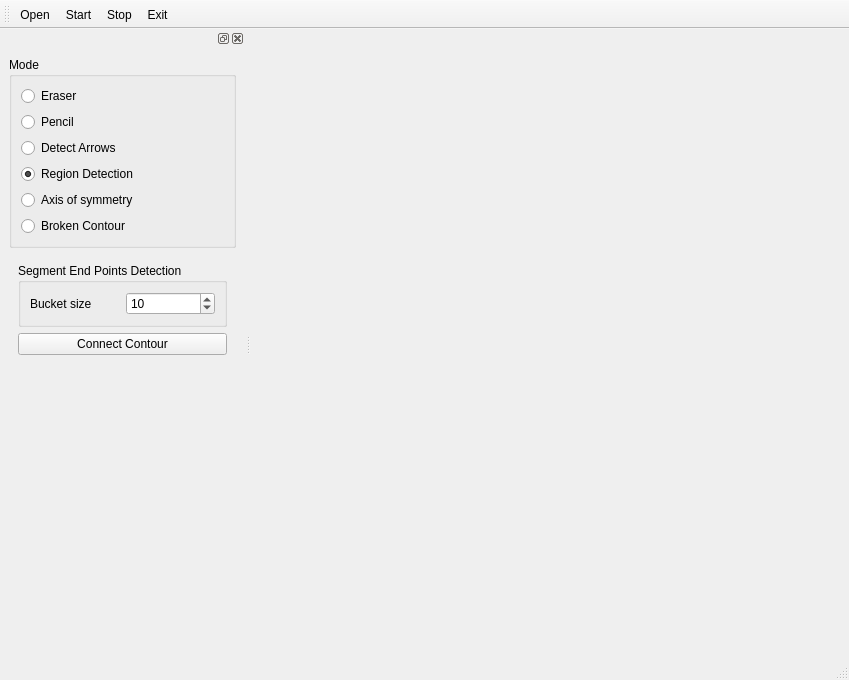
<?xml version="1.0" encoding="UTF-8"?>
<ui version="4.0">
 <class>MainWindow</class>
 <widget class="QMainWindow" name="MainWindow">
  <property name="geometry">
   <rect>
    <x>0</x>
    <y>0</y>
    <width>849</width>
    <height>680</height>
   </rect>
  </property>
  <property name="windowTitle">
   <string>Paint by numbers levelset</string>
  </property>
  <widget class="QWidget" name="centralwidget">
   <layout class="QHBoxLayout" name="horizontalLayout">
    <item>
     <widget class="QVTKWidget" name="qvtkWidget" native="true"/>
    </item>
   </layout>
  </widget>
  <widget class="QMenuBar" name="menubar">
   <property name="geometry">
    <rect>
     <x>0</x>
     <y>0</y>
     <width>849</width>
     <height>19</height>
    </rect>
   </property>
  </widget>
  <widget class="QStatusBar" name="statusbar"/>
  <widget class="QDockWidget" name="dockWidget">
   <attribute name="dockWidgetArea">
    <number>1</number>
   </attribute>
   <widget class="QWidget" name="dockWidgetContents">
    <layout class="QVBoxLayout" name="verticalLayout_4">
     <item>
      <widget class="QGroupBox" name="modeGroupBox">
       <property name="title">
        <string>Mode</string>
       </property>
       <layout class="QVBoxLayout" name="verticalLayout">
        <item>
         <widget class="QRadioButton" name="eraserRadioBox">
          <property name="text">
           <string>Eraser</string>
          </property>
         </widget>
        </item>
        <item>
         <widget class="QRadioButton" name="pencilRadioBox">
          <property name="text">
           <string>Pencil</string>
          </property>
         </widget>
        </item>
        <item>
         <widget class="QRadioButton" name="arrowRadioBox">
          <property name="text">
           <string>Detect Arrows</string>
          </property>
         </widget>
        </item>
        <item>
         <widget class="QRadioButton" name="regionRadioBox">
          <property name="text">
           <string>Region Detection</string>
          </property>
          <property name="checked">
           <bool>true</bool>
          </property>
         </widget>
        </item>
        <item>
         <widget class="QRadioButton" name="symmetryRadioButton">
          <property name="text">
           <string>Axis of symmetry</string>
          </property>
         </widget>
        </item>
        <item>
         <widget class="QRadioButton" name="brokenContourRadioBox">
          <property name="text">
           <string>Broken Contour</string>
          </property>
         </widget>
        </item>
       </layout>
      </widget>
     </item>
     <item>
      <widget class="QStackedWidget" name="stackedWidget">
       <property name="currentIndex">
        <number>2</number>
       </property>
       <widget class="QWidget" name="page">
        <layout class="QVBoxLayout" name="verticalLayout_2">
         <item>
          <widget class="QGroupBox" name="groupBox_2">
           <property name="title">
            <string>Region Options</string>
           </property>
           <layout class="QFormLayout" name="formLayout">
            <item row="1" column="1">
             <widget class="QLineEdit" name="regionLabelLineEdit"/>
            </item>
            <item row="2" column="0">
             <widget class="QLabel" name="label_2">
              <property name="text">
               <string>color</string>
              </property>
             </widget>
            </item>
            <item row="2" column="1">
             <widget class="QPushButton" name="colorPushButton">
              <property name="text">
               <string/>
              </property>
             </widget>
            </item>
            <item row="1" column="0">
             <widget class="QLabel" name="label">
              <property name="text">
               <string>Region Label</string>
              </property>
             </widget>
            </item>
           </layout>
          </widget>
         </item>
         <item>
          <widget class="QGroupBox" name="groupBox_4">
           <property name="title">
            <string>Geodesic Active Contour Options</string>
           </property>
           <layout class="QFormLayout" name="formLayout_2">
            <item row="1" column="0">
             <widget class="QLabel" name="label_3">
              <property name="text">
               <string>Max Iterations</string>
              </property>
             </widget>
            </item>
            <item row="1" column="1">
             <widget class="QSpinBox" name="gacMaxIterationSpinBox">
              <property name="minimum">
               <number>1</number>
              </property>
              <property name="maximum">
               <number>1000000</number>
              </property>
              <property name="value">
               <number>10000</number>
              </property>
             </widget>
            </item>
            <item row="2" column="0">
             <widget class="QLabel" name="label_4">
              <property name="text">
               <string>Max RMS Error</string>
              </property>
             </widget>
            </item>
            <item row="2" column="1">
             <widget class="QDoubleSpinBox" name="gacMaxRMSErrorSpinBox">
              <property name="decimals">
               <number>5</number>
              </property>
              <property name="maximum">
               <double>1.000000000000000</double>
              </property>
              <property name="singleStep">
               <double>0.010000000000000</double>
              </property>
              <property name="value">
               <double>0.010000000000000</double>
              </property>
             </widget>
            </item>
            <item row="0" column="0">
             <widget class="QLabel" name="label_5">
              <property name="text">
               <string>Prop. Scaling</string>
              </property>
             </widget>
            </item>
            <item row="0" column="1">
             <widget class="QDoubleSpinBox" name="gacPropScalingSpinBox">
              <property name="minimum">
               <double>-100.000000000000000</double>
              </property>
              <property name="maximum">
               <double>100.000000000000000</double>
              </property>
              <property name="singleStep">
               <double>0.100000000000000</double>
              </property>
              <property name="value">
               <double>2.000000000000000</double>
              </property>
             </widget>
            </item>
           </layout>
          </widget>
         </item>
         <item>
          <widget class="QGroupBox" name="groupBox_5">
           <property name="title">
            <string>Sigmoid Options</string>
           </property>
           <layout class="QFormLayout" name="formLayout_3">
            <item row="0" column="0">
             <widget class="QLabel" name="label_6">
              <property name="text">
               <string>Alpha</string>
              </property>
             </widget>
            </item>
            <item row="0" column="1">
             <widget class="QDoubleSpinBox" name="sigmoidAlphaSpinBox">
              <property name="minimum">
               <double>-100.000000000000000</double>
              </property>
              <property name="maximum">
               <double>100.000000000000000</double>
              </property>
              <property name="singleStep">
               <double>0.100000000000000</double>
              </property>
              <property name="value">
               <double>-0.500000000000000</double>
              </property>
             </widget>
            </item>
            <item row="1" column="0">
             <widget class="QLabel" name="label_7">
              <property name="text">
               <string>Beta</string>
              </property>
             </widget>
            </item>
            <item row="1" column="1">
             <widget class="QDoubleSpinBox" name="sigmoidBetaSpinBox">
              <property name="minimum">
               <double>-100.000000000000000</double>
              </property>
              <property name="maximum">
               <double>100.000000000000000</double>
              </property>
              <property name="singleStep">
               <double>0.100000000000000</double>
              </property>
              <property name="value">
               <double>3.000000000000000</double>
              </property>
             </widget>
            </item>
           </layout>
          </widget>
         </item>
         <item>
          <widget class="QPushButton" name="applyLSButton">
           <property name="text">
            <string>A&amp;pply</string>
           </property>
          </widget>
         </item>
        </layout>
       </widget>
       <widget class="QWidget" name="page_2">
        <layout class="QVBoxLayout" name="verticalLayout_3">
         <item>
          <widget class="QGroupBox" name="groupBox_3">
           <property name="title">
            <string>Vesselness Options</string>
           </property>
           <layout class="QFormLayout" name="formLayout_4">
            <item row="0" column="0">
             <widget class="QLabel" name="label_8">
              <property name="text">
               <string>Min Sigma</string>
              </property>
             </widget>
            </item>
            <item row="0" column="1">
             <widget class="QDoubleSpinBox" name="vesselnessSigmaMinSpinBox">
              <property name="singleStep">
               <double>0.100000000000000</double>
              </property>
              <property name="value">
               <double>1.000000000000000</double>
              </property>
             </widget>
            </item>
            <item row="1" column="0">
             <widget class="QLabel" name="label_9">
              <property name="text">
               <string>Max Sigma</string>
              </property>
             </widget>
            </item>
            <item row="1" column="1">
             <widget class="QDoubleSpinBox" name="vesselnessSigmaMaxSpinBox">
              <property name="singleStep">
               <double>0.100000000000000</double>
              </property>
              <property name="value">
               <double>3.000000000000000</double>
              </property>
             </widget>
            </item>
            <item row="2" column="0">
             <widget class="QLabel" name="label_10">
              <property name="text">
               <string>Steps</string>
              </property>
             </widget>
            </item>
            <item row="2" column="1">
             <widget class="QSpinBox" name="vesselnessStepsSpinBox">
              <property name="maximum">
               <number>100</number>
              </property>
              <property name="value">
               <number>5</number>
              </property>
             </widget>
            </item>
           </layout>
          </widget>
         </item>
         <item>
          <widget class="QGroupBox" name="groupBox">
           <property name="title">
            <string>Minimal Path Options</string>
           </property>
           <layout class="QFormLayout" name="formLayout_5">
            <item row="0" column="0">
             <widget class="QLabel" name="label_11">
              <property name="text">
               <string>Termination Value</string>
              </property>
             </widget>
            </item>
            <item row="0" column="1">
             <widget class="QDoubleSpinBox" name="mpTerminationValueSpinBox">
              <property name="decimals">
               <number>4</number>
              </property>
              <property name="singleStep">
               <double>0.100000000000000</double>
              </property>
              <property name="value">
               <double>0.025000000000000</double>
              </property>
             </widget>
            </item>
            <item row="1" column="0">
             <widget class="QLabel" name="label_12">
              <property name="text">
               <string>Step Length Factor</string>
              </property>
             </widget>
            </item>
            <item row="1" column="1">
             <widget class="QDoubleSpinBox" name="mpStepLengthFactorSpinBox">
              <property name="decimals">
               <number>4</number>
              </property>
              <property name="singleStep">
               <double>0.100000000000000</double>
              </property>
              <property name="value">
               <double>1.000000000000000</double>
              </property>
             </widget>
            </item>
            <item row="2" column="0">
             <widget class="QLabel" name="label_13">
              <property name="text">
               <string>Step Length Relax</string>
              </property>
             </widget>
            </item>
            <item row="2" column="1">
             <widget class="QDoubleSpinBox" name="mpStepLengthRelaxSpinBox">
              <property name="decimals">
               <number>4</number>
              </property>
              <property name="singleStep">
               <double>0.100000000000000</double>
              </property>
              <property name="value">
               <double>0.999000000000000</double>
              </property>
             </widget>
            </item>
           </layout>
          </widget>
         </item>
         <item>
          <widget class="QPushButton" name="detectArrowButton">
           <property name="text">
            <string>Detect Arrow</string>
           </property>
          </widget>
         </item>
         <item>
          <spacer name="verticalSpacer_2">
           <property name="orientation">
            <enum>Qt::Vertical</enum>
           </property>
           <property name="sizeHint" stdset="0">
            <size>
             <width>20</width>
             <height>193</height>
            </size>
           </property>
          </spacer>
         </item>
        </layout>
       </widget>
       <widget class="QWidget" name="page_3">
        <layout class="QVBoxLayout" name="verticalLayout_6">
         <item>
          <widget class="QGroupBox" name="groupBox_6">
           <property name="title">
            <string>Segment End Points Detection</string>
           </property>
           <layout class="QVBoxLayout" name="verticalLayout_5">
            <item>
             <layout class="QHBoxLayout" name="horizontalLayout_2">
              <item>
               <widget class="QLabel" name="label_14">
                <property name="text">
                 <string>Bucket size</string>
                </property>
               </widget>
              </item>
              <item>
               <widget class="QSpinBox" name="bucketsizeSpinBox">
                <property name="minimum">
                 <number>1</number>
                </property>
                <property name="maximum">
                 <number>1000</number>
                </property>
                <property name="value">
                 <number>10</number>
                </property>
               </widget>
              </item>
             </layout>
            </item>
           </layout>
          </widget>
         </item>
         <item>
          <widget class="QPushButton" name="connectContourButton">
           <property name="text">
            <string>Connect Contour</string>
           </property>
          </widget>
         </item>
         <item>
          <spacer name="verticalSpacer_3">
           <property name="orientation">
            <enum>Qt::Vertical</enum>
           </property>
           <property name="sizeHint" stdset="0">
            <size>
             <width>20</width>
             <height>249</height>
            </size>
           </property>
          </spacer>
         </item>
        </layout>
       </widget>
      </widget>
     </item>
     <item>
      <spacer name="verticalSpacer">
       <property name="orientation">
        <enum>Qt::Vertical</enum>
       </property>
       <property name="sizeHint" stdset="0">
        <size>
         <width>20</width>
         <height>40</height>
        </size>
       </property>
      </spacer>
     </item>
    </layout>
   </widget>
  </widget>
  <widget class="QToolBar" name="toolBar">
   <property name="windowTitle">
    <string>toolBar</string>
   </property>
   <attribute name="toolBarArea">
    <enum>TopToolBarArea</enum>
   </attribute>
   <attribute name="toolBarBreak">
    <bool>false</bool>
   </attribute>
   <addaction name="actionOpen"/>
   <addaction name="actionStart"/>
   <addaction name="actionStop"/>
   <addaction name="actionExit"/>
  </widget>
  <action name="actionStart">
   <property name="text">
    <string>S&amp;tart</string>
   </property>
  </action>
  <action name="actionStop">
   <property name="text">
    <string>St&amp;op</string>
   </property>
  </action>
  <action name="actionExit">
   <property name="text">
    <string>E&amp;xit</string>
   </property>
  </action>
  <action name="actionOpen">
   <property name="text">
    <string>&amp;Open</string>
   </property>
  </action>
 </widget>
 <customwidgets>
  <customwidget>
   <class>QVTKWidget</class>
   <extends>QWidget</extends>
   <header>QVTKWidget.h</header>
  </customwidget>
 </customwidgets>
 <tabstops>
  <tabstop>eraserRadioBox</tabstop>
  <tabstop>pencilRadioBox</tabstop>
  <tabstop>arrowRadioBox</tabstop>
  <tabstop>regionRadioBox</tabstop>
  <tabstop>regionLabelLineEdit</tabstop>
  <tabstop>colorPushButton</tabstop>
  <tabstop>gacPropScalingSpinBox</tabstop>
  <tabstop>gacMaxIterationSpinBox</tabstop>
  <tabstop>gacMaxRMSErrorSpinBox</tabstop>
  <tabstop>sigmoidAlphaSpinBox</tabstop>
  <tabstop>sigmoidBetaSpinBox</tabstop>
  <tabstop>vesselnessSigmaMinSpinBox</tabstop>
  <tabstop>vesselnessSigmaMaxSpinBox</tabstop>
  <tabstop>vesselnessStepsSpinBox</tabstop>
 </tabstops>
 <resources/>
 <connections>
  <connection>
   <sender>actionExit</sender>
   <signal>triggered()</signal>
   <receiver>MainWindow</receiver>
   <slot>close()</slot>
   <hints>
    <hint type="sourcelabel">
     <x>-1</x>
     <y>-1</y>
    </hint>
    <hint type="destinationlabel">
     <x>424</x>
     <y>321</y>
    </hint>
   </hints>
  </connection>
 </connections>
</ui>
